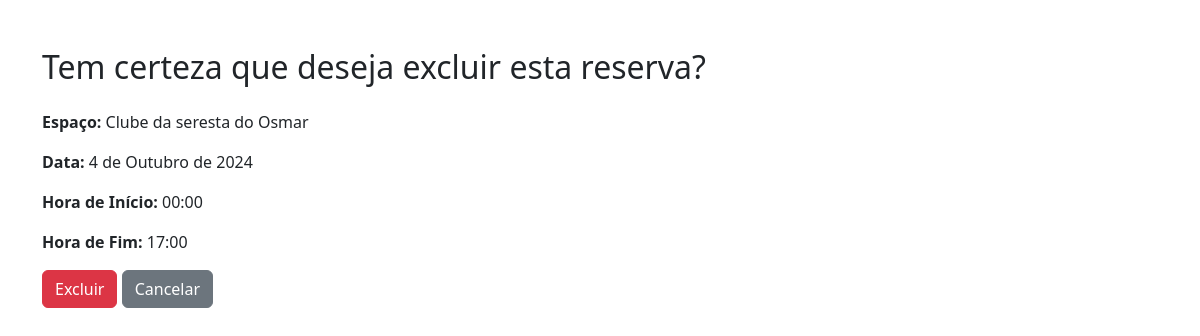
Screenshot of /excluir-reserva/9/ (signed in) with the database file from the repository.
### reservas/models.py (models this page shows, shortened)
class Reserva(models.Model):
    espaco = models.ForeignKey(EspacoCoworking, on_delete=models.CASCADE)
    usuario = models.ForeignKey( User, on_delete=models.CASCADE, blank=True, null=True)
    data_reserva = models.DateField()
    recurso = models.ForeignKey(RecursosEspacoCoworking, on_delete=models.CASCADE)
    hora_inicio = models.TimeField(blank=True, null=True)
    hora_fim = models.TimeField(blank=True, null=True)
    class Meta:
        verbose_name = "Reserva"
        verbose_name_plural = "Reservas"
        ordering = ['data_reserva', 'hora_inicio']

class EspacoCoworking(models.Model):
    nome = models.CharField(max_length=100)
    endereco = models.CharField(max_length=200)
    frase_destaque = models.CharField(max_length=100, blank=True, null=True)
    descricao = models.TextField(blank=True, null=True)
    capacidade = models.IntegerField()
    preco_por_hora = models.DecimalField(max_digits=10, decimal_places=2)
    latitude = models.FloatField(default=0)
    longitude = models.FloatField(default=0)
    prioridade = models.IntegerField(default=0, blank=True, null=True)
    palavras_chave = models.TextField(blank=True, null=True, help_text='Separado por -')
    instagram = models.URLField(max_length=255, blank=True, null=True)
    facebook = models.URLField(max_length=255, blank=True, null=True)
    linkedin = models.URLField(max_length=255, blank=True, null=True)
    nome_espaco = models.CharField(max_length=255, blank=True, null=True)
    razao_social = models.CharField(max_length=255, blank=True, null=True)
    cep = models.CharField(max_length=20, blank=True, null=True)
    pais = models.CharField(max_length=100, blank=True, null=True)
    uf = models.CharField(max_length=2, blank=True, null=True)
    cidade = models.CharField(max_length=100, blank=True, null=True)
    bairro = models.CharField(max_length=100, blank=True, null=True)
    logradouro = models.CharField(max_length=255, blank=True, null=True)
    numero = models.CharField(max_length=10, blank=True, null=True)
    complemento = models.CharField(max_length=255, blank=True, null=True)
    logo = models.ImageField(upload_to='logos/', blank=True, null=True)
    foto_horizontal = models.ImageField(upload_to='fotos_espaco/', blank=True, null=True)
    nome_proprietario = models.CharField(max_length=255, blank=True, null=True)
    email_proprietario = models.EmailField(blank=True, null=True)
    telefone_proprietario = models.CharField(max_length=20, blank=True, null=True)
    nome_gerente = models.CharField(max_length=255, blank=True, null=True)
    email_gerente = models.EmailField(blank=True, null=True)
    telefone_gerente = models.CharField(max_length=20, blank=True, null=True)
    titular_conta = models.CharField(max_length=255, blank=True, null=True)
    banco = models.CharField(max_length=100, blank=True, null=True)
    agencia = models.CharField(max_length=20, blank=True, null=True)
    conta = models.CharField(max_length=20, blank=True, null=True)
    tipo_conta = models.CharField(max_length=50, blank=True, null=True)
    tipo_pix = models.CharField(max_length=50, blank=True, null=True)
    pix = models.CharField(max_length=100, blank=True, null=True)
    cafe = models.BooleanField(default=False)
    cha = models.BooleanField(default=False)
    massagem = models.BooleanField(default=False)
    outros_diferenciais = models.CharField(max_length=255, blank=True, null=True)
    wifi = models.BooleanField(default=False)
    acessibilidade = models.BooleanField(default=False)
    acesso24h = models.BooleanField(default=False)
    playground_kids = models.BooleanField(default=False)
    ar_condicionado = models.BooleanField(default=False)
    area_alimentacao = models.BooleanField(default=False)
    biblioteca = models.BooleanField(default=False)
    cabine_call = models.BooleanField(default=False)
    cozinha = models.BooleanField(default=False)
    espaco_pet = models.BooleanField(default=False)
    espaco_convivencia = models.BooleanField(default=False)
    lounge = models.BooleanField(default=False)
    galeria_arte = models.BooleanField(default=False)
    geladeira = models.BooleanField(default=False)
    gerador_eletricidade = models.BooleanField(default=False)
    jardim = models.BooleanField(default=False)
    quadro_branco = models.BooleanField(default=False)
    recepcao = models.BooleanField(default=False)
    sala_descompressao = models.BooleanField(default=False)
    sala_jogos = models.BooleanField(default=False)
    varanda = models.BooleanField(default=False)
    vestuario = models.BooleanField(default=False)
    velocidade_internet = models.CharField(max_length=50, blank=True, null=True)
    auditorio = models.BooleanField(default=False)
    cafeteria = models.BooleanField(default=False)
    coliving = models.BooleanField(default=False)
    espaco_eventos = models.BooleanField(default=False)
    estudio_gravacao = models.BooleanField(default=False)
    restaurante = models.BooleanField(default=False)
    fotos_area_comum = models.ImageField(upload_to='fotos_areas_comuns/', blank=True, null=True)
    fotos_area_compartilhada = models.ImageField(upload_to='fotos_areas_compartilhadas/', blank=True, null=True)
    fotos_salas_privativas = models.ImageField(upload_to='fotos_salas_privativas/', blank=True, null=True)
    outras_fotos = models.ImageField(upload_to='outras_fotos/', blank=True, null=True)
    proprietario = models.ForeignKey(User, on_delete=models.CASCADE)
    class Meta:
        verbose_name = "Espaço de Coworking"
        verbose_name_plural = "Espaços de Coworking"
        ordering = ['prioridade']  # Ordena os espaços pelo nome de forma padrão

### reservas/views.py (the view)
# urls.py: path('excluir-reserva/<int:reserva_id>/', reservas_views.excluir_reserva, name='excluir_reserva'),
@login_required
def excluir_reserva(request, reserva_id):
    reserva = get_object_or_404(Reserva, id=reserva_id, usuario=request.user)
    if request.method == 'POST':
        reserva.delete()
        messages.success(request, 'Reserva excluída com sucesso!')
        return redirect('listar_reservas')
    return render(request, 'reservas/excluir_reserva.html', {'reserva': reserva})

### reservas/templates/reservas/excluir_reserva.html (shortened to what this page needs)
{% load static %}
<!DOCTYPE html>
<html lang="en">
<head>
    <link href="{% static 'vendor/bootstrap/css/bootstrap.min.css' %}" rel="stylesheet">
</head>
<body>
    <main class="container mt-5">
        <h2 class="mb-4">Tem certeza que deseja excluir esta reserva?</h2>
        <p><strong>Espaço:</strong> {{ reserva.espaco.nome }}</p>
        <p><strong>Data:</strong> {{ reserva.data_reserva }}</p>
        <p><strong>Hora de Início:</strong> {{ reserva.hora_inicio }}</p>
        <p><strong>Hora de Fim:</strong> {{ reserva.hora_fim }}</p>
        <form method="POST">
            <button type="submit" class="btn btn-danger">Excluir</button>
            <a href="{% url 'listar_reservas' %}" class="btn btn-secondary">Cancelar</a>
        </form>
    </main>
</body>
</html>

### rows the page displays
Reserva: espaco.nome "Clube da seresta do Osmar", data_reserva "4 de Outubro de 2024", hora_inicio "00:00", hora_fim "17:00"
